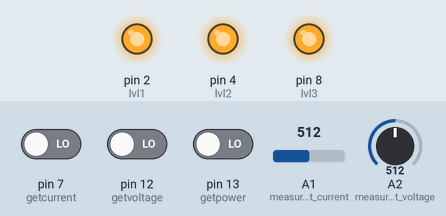
Recording of a sketch running on a simulated Arduino Uno, built with avr-gcc and run on an emulated ATmega328P. Parts: output pins drawn as LEDs (lit = HIGH). Inputs (shaded band) come from the test bench; at power-on: pin 7 (getcurrent) LOW, pin 12 (getvoltage) LOW, pin 13 (getpower) LOW, A1 (measuring_input_current) = 512, A2 (measuring_input_voltage) = 512. What the sketch prints to the serial monitor is not drawn.

Above: at 1.2 s.
1.3 s: pin 7 (getcurrent) driven HIGH
Timing chart, 0 to 4.3 s (numbered marks = the images above; inputs shaded):
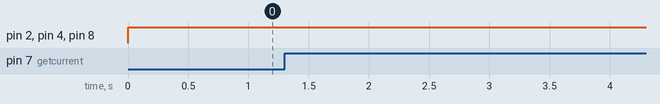

The sketch:

Project_with_Arduino.ino
```cpp
int V_digital=0;
float V_analog=0;
int I_digital=0;
float I_analog=0;
float Power=0;
int period=200;
float coe=1.025;
int c1=5;
float measurement = 0;


const int lvl1=2;
const int lvl2=4;
const int lvl3=8;


const int getcurrent=7;
const int getvoltage=12;
const int getpower=13;

void setup()
{
  pinMode(A0,INPUT);
  pinMode(A1,INPUT); //measuring input current   //by sensor, 1V/A
  pinMode(A2,INPUT); //measuring input voltage  //by voltage divider
  pinMode(lvl1,OUTPUT);//lvl 1
  pinMode(lvl2,OUTPUT);//lvl 2
  pinMode(lvl3,OUTPUT);//lvl 3

  pinMode(getcurrent,INPUT); //communication with ESP8266
  pinMode(getvoltage,INPUT);
  pinMode(getpower,INPUT);


  digitalWrite(lvl1,LOW);
  digitalWrite(lvl2,LOW);
  digitalWrite(lvl3,LOW);


  Serial.begin (9600);
}

void loop()
{
 {//gathering information.
  I_digital=analogRead(A1);
  V_digital=analogRead(A2);
  I_analog=I_digital*5.0*coe/1023;
  V_analog=V_digital*5.0*coe/1023;
  Power=I_analog*V_analog;
 }

  //led indication for current generation
  if (I_analog<0.2){
    digitalWrite(lvl1,HIGH);
    //Serial.println("Mode 1");
  }else if(I_analog>=0.2 && I_analog<=0.3){
    digitalWrite(lvl1,HIGH);
    digitalWrite(lvl2,HIGH);
    //Serial.println("Mode 2");
  }else{
    digitalWrite(lvl1,HIGH);
    digitalWrite(lvl2,HIGH);
    digitalWrite(lvl3,HIGH);
    //Serial.println("Mode 3");
  }

//
  {//display on serial for debug
//    Serial.println(V_digital);
//      Serial.println(I_digital);
//  Serial.print("Voltage is ");
//  Serial.println(V_analog);
//  Serial.print("Current is ");
//  Serial.println(I_analog);
//  Serial.print("Power is ");
//  Serial.println(Power);
  }

  //test UART for delivery


  //delivery to esp8266
  if (digitalRead(getcurrent)==HIGH){
    Serial.println(I_analog);
    //Serial.println("Current delivered.");
  }else if (digitalRead(getvoltage)==HIGH){
    Serial.println(V_analog);
    //Serial.println("Voltage delivered.");
  }else if (digitalRead(getpower)==HIGH){
    Serial.println(Power);
    //Serial.println("Power delivered.");
  }
  //typical delay
  delay(period);
}
```

Measured:
- after the input at 1.3 s, every drawn part: stays the same
